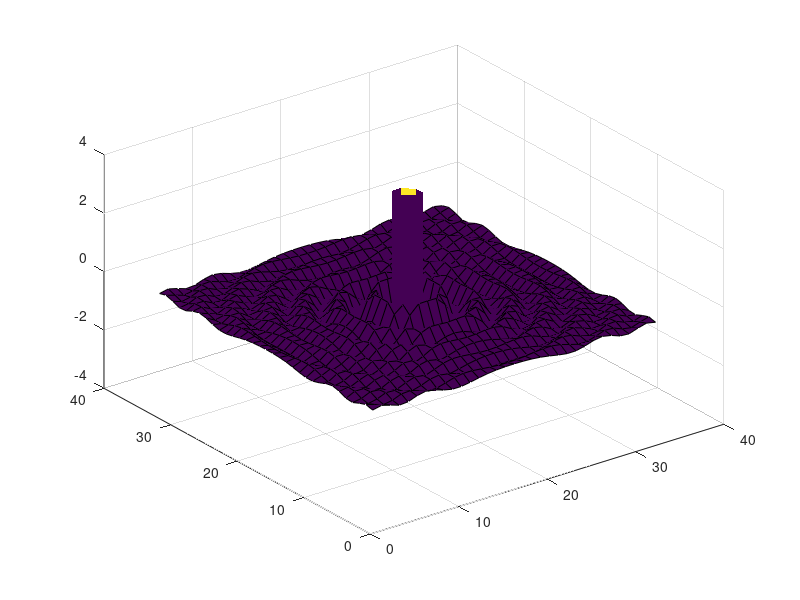

MATLAB code for this plot:
[x,y]=meshgrid(-8:.5:8);
r=sqrt(x.^2+y.^2)+eps;
for n=-3:0.05:3;
z=sin(r.*n)./r;
surf(z), view(-37,38), axis([0,40,0,40,-4,4]);
pause(0.05)
end
%a) Change the maximum value of n from 3 to 4 and execute the script.
[x,y]=meshgrid(-8:.5:8);
r=sqrt(x.^2+y.^2)+eps;
for n=-3:0.05:4;
z=sin(r.*n)./r;
surf(z), view(-37,38), axis([0,40,0,40,-4,4]);
pause(0.05)
end
%b) Change the time delay in the pause function from 0.05 to 0.1.
[x,y]=meshgrid(-8:.5:8);
r=sqrt(x.^2+y.^2)+eps;
for n=-3:0.05:4;
z=sin(r.*n)./r;
surf(z), view(-37,38), axis([0,40,0,40,-4,4]);
pause(0.1)
end
%c) Change the z=sing(r.*n)./r; command line to z=cos(r.*n); and execute
%the script.
[x,y]=meshgrid(-8:.5:8);
r=sqrt(x.^2+y.^2)+eps;
for n=-3:0.05:4;
z=cos(r.*n)./r;
surf(z), view(-37,38), axis([0,40,0,40,-4,4]);
pause(0.1)
end